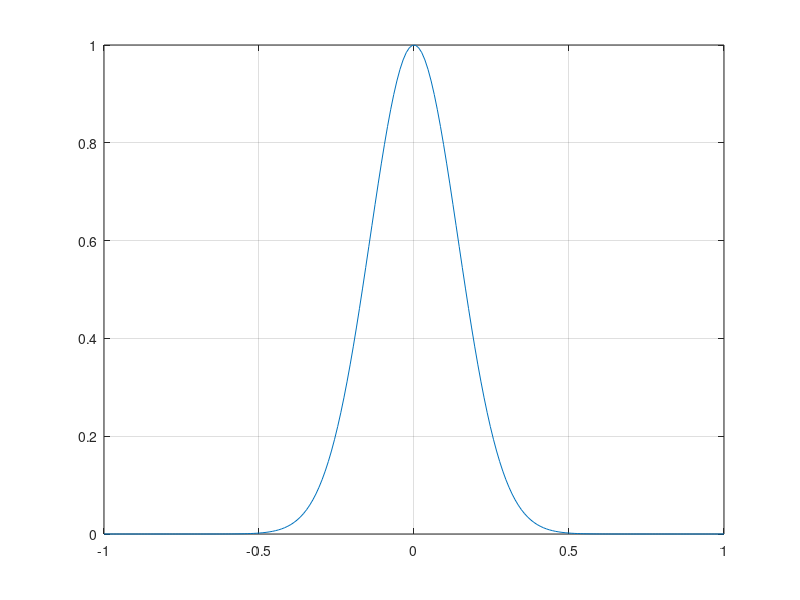

Reproduce this figure in MATLAB.
clc;
clear;

x = linspace(-1, 1, 200);
mean = .5;
sigma = 0.2;
%y = exp(-((x-mean)./sigma).^2);
%y = (4*x.^2) - (4*x) + 1;
y = exp(-((x./sigma).^2));
plot(x, y)
grid;